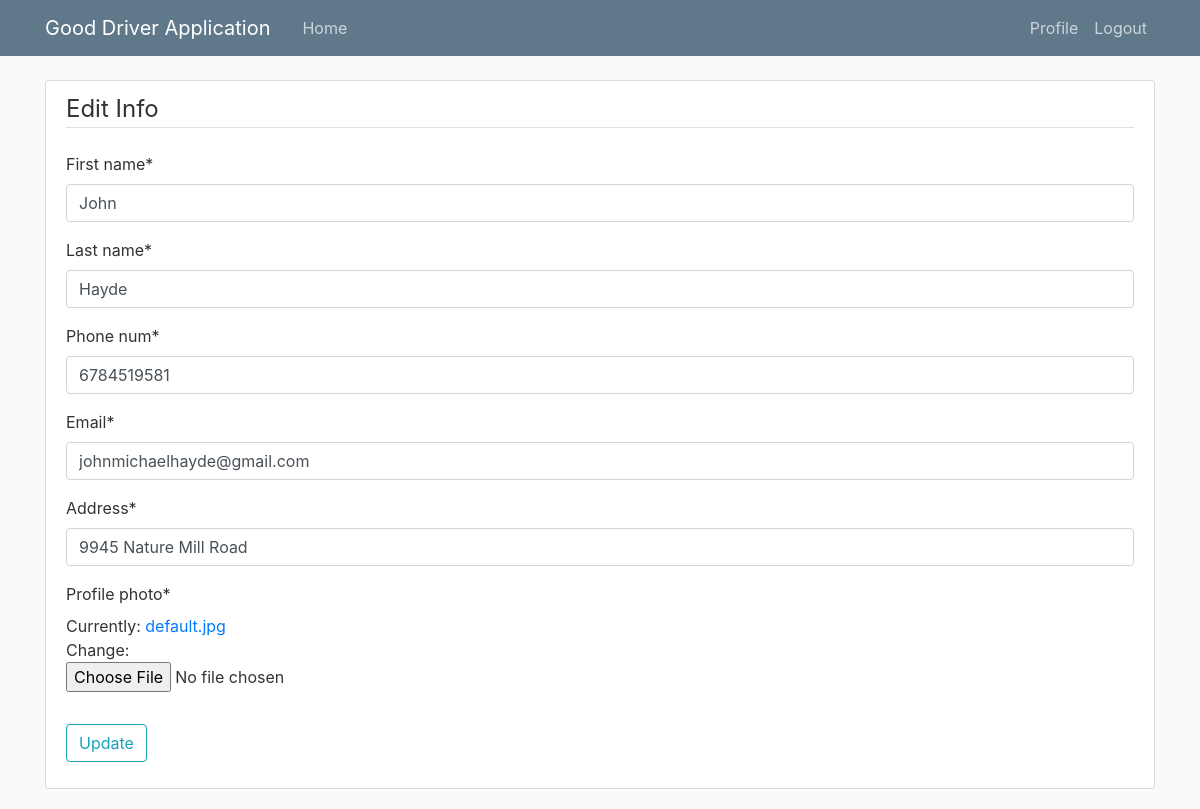
Page /edit_info/ (signed in) on the earlier database version.
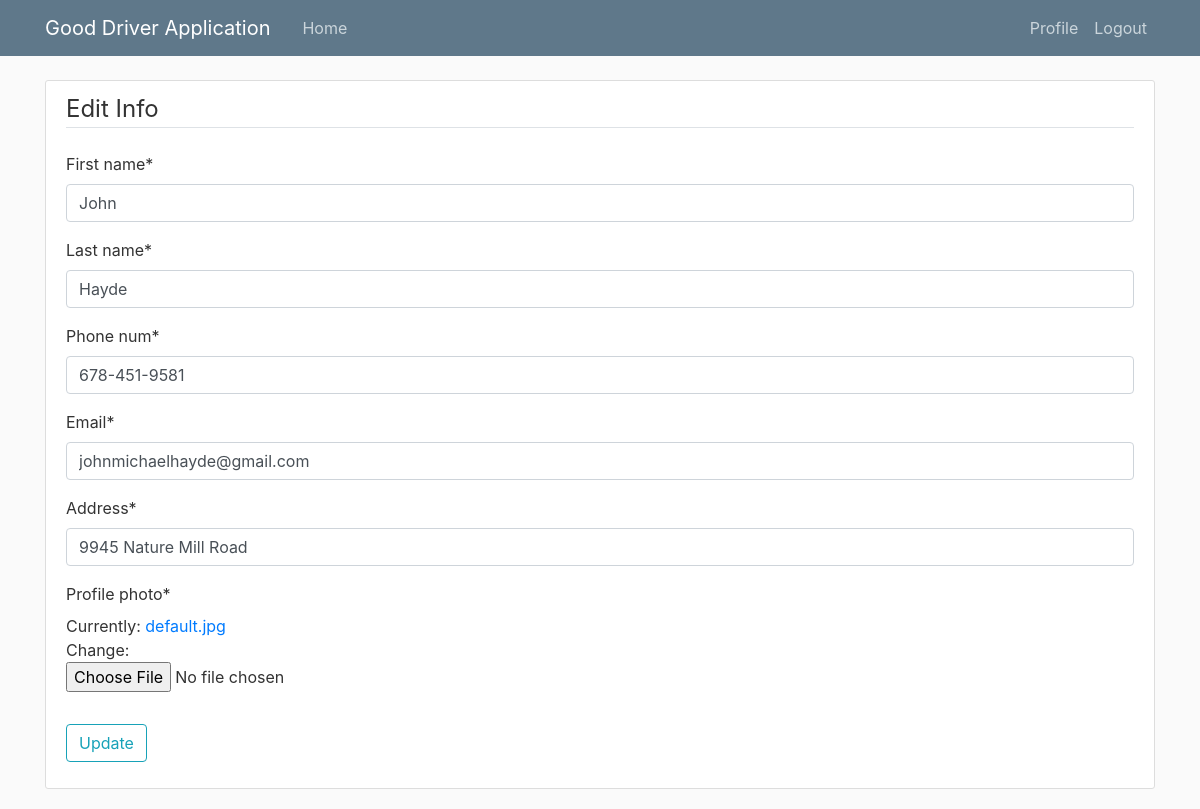
Same page on the later database version.
### users/models.py (models this page shows, shortened)
class Driver(models.Model):
	username = models.CharField(max_length=30)
	password = models.CharField(max_length=30)
	first_name = models.CharField(max_length=20)
	last_name = models.CharField(max_length=30)
	phone_num = models.CharField(max_length=15)
	email = models.CharField(max_length=30)
	address = models.CharField(max_length=50)
	points = models.IntegerField(default=0)
	sponsor = models.CharField(max_length=50, default = "")
	profile_photo = models.ImageField(default='default.jpg', upload_to='profile_photos')

### users/views.py (the view)
# urls.py: path('edit_info/', user_views.update_driver_info, name="update-info")
def update_driver_info(request):
	if request.method == 'POST':
		driver = Driver.objects.get(username=request.user.username)
		driver_form = DriverUpdateFrom(request.POST, request.FILES, instance=driver)
		if driver_form.is_valid():
			driver_form.save()
			messages.success(request, f'Your account has been updated')
			return redirect('driver-home')
	else:
		driver = Driver.objects.get(username=request.user.username)
		driver_form = DriverUpdateFrom(instance=driver)
	context = {
		'driver_form' : driver_form
	}
	return render(request, 'users/edit_info.html', context)

### users/forms.py
class DriverUpdateFrom(forms.ModelForm):
	model = Driver
	class Meta:
		model = Driver
		fields = ['first_name', 'last_name', 'phone_num', 'email', 'address', 'profile_photo']

### users/templates/users/edit_info.html (shortened to what this page needs)
{% extends "portal/base.html" %}
{% load crispy_forms_tags %}
{% block content %}
	<div class="content-section">
		<form enctype="multipart/form-data" method="POST">
			<fieldset class="form-group">
				<legend class="border-bottom mb-4">Edit Info</legend>
				{{ driver_form|crispy }}
			</fieldset>
			<div class="form-group">
				<button class="btn btn-outline-info" type="submit" name="button">Update</button>
			</div>
		</form>
	</div>
{% endblock content%}

Differences in the rows shown:
changed Driver "John": phone_num "6784519581" → "678-451-9581"
